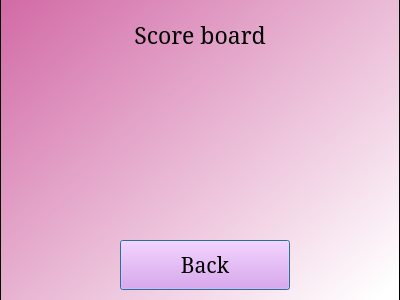
<?xml version="1.0" encoding="UTF-8"?>
<ui version="4.0">
 <class>Dialog</class>
 <widget class="QDialog" name="Dialog">
  <property name="geometry">
   <rect>
    <x>0</x>
    <y>0</y>
    <width>400</width>
    <height>300</height>
   </rect>
  </property>
  <property name="windowTitle">
   <string>Score Board</string>
  </property>
  <widget class="QLineEdit" name="lineEdit">
   <property name="geometry">
    <rect>
     <x>0</x>
     <y>-20</y>
     <width>400</width>
     <height>340</height>
    </rect>
   </property>
   <property name="styleSheet">
    <string notr="true">background-color: qlineargradient(spread:pad, x1:0.0248052, y1:0.011, x2:0.955039, y2:0.926, stop:0 rgba(209, 104, 165, 255), stop:1 rgba(255, 255, 255, 255));</string>
   </property>
   <property name="readOnly">
    <bool>true</bool>
   </property>
  </widget>
  <widget class="QLabel" name="label">
   <property name="geometry">
    <rect>
     <x>80</x>
     <y>10</y>
     <width>240</width>
     <height>50</height>
    </rect>
   </property>
   <property name="font">
    <font>
     <family>MS Serif</family>
     <pointsize>17</pointsize>
    </font>
   </property>
   <property name="text">
    <string>Score board</string>
   </property>
   <property name="alignment">
    <set>Qt::AlignCenter</set>
   </property>
  </widget>
  <widget class="QLabel" name="t1">
   <property name="geometry">
    <rect>
     <x>80</x>
     <y>70</y>
     <width>240</width>
     <height>50</height>
    </rect>
   </property>
   <property name="font">
    <font>
     <family>MS Serif</family>
     <pointsize>17</pointsize>
    </font>
   </property>
   <property name="text">
    <string/>
   </property>
   <property name="alignment">
    <set>Qt::AlignCenter</set>
   </property>
  </widget>
  <widget class="QLabel" name="t2">
   <property name="geometry">
    <rect>
     <x>80</x>
     <y>150</y>
     <width>240</width>
     <height>50</height>
    </rect>
   </property>
   <property name="font">
    <font>
     <family>MS Serif</family>
     <pointsize>17</pointsize>
    </font>
   </property>
   <property name="text">
    <string/>
   </property>
   <property name="alignment">
    <set>Qt::AlignCenter</set>
   </property>
  </widget>
  <widget class="QPushButton" name="btn3">
   <property name="geometry">
    <rect>
     <x>120</x>
     <y>240</y>
     <width>170</width>
     <height>50</height>
    </rect>
   </property>
   <property name="font">
    <font>
     <family>MS Serif</family>
     <pointsize>16</pointsize>
    </font>
   </property>
   <property name="styleSheet">
    <string notr="true">QPushButton{
	background-color: rgb(236, 150, 243);}
QPushButton:hover{
	color: rgb(255, 255, 255);}
</string>
   </property>
   <property name="text">
    <string>Back</string>
   </property>
  </widget>
 </widget>
 <resources/>
 <connections/>
</ui>
